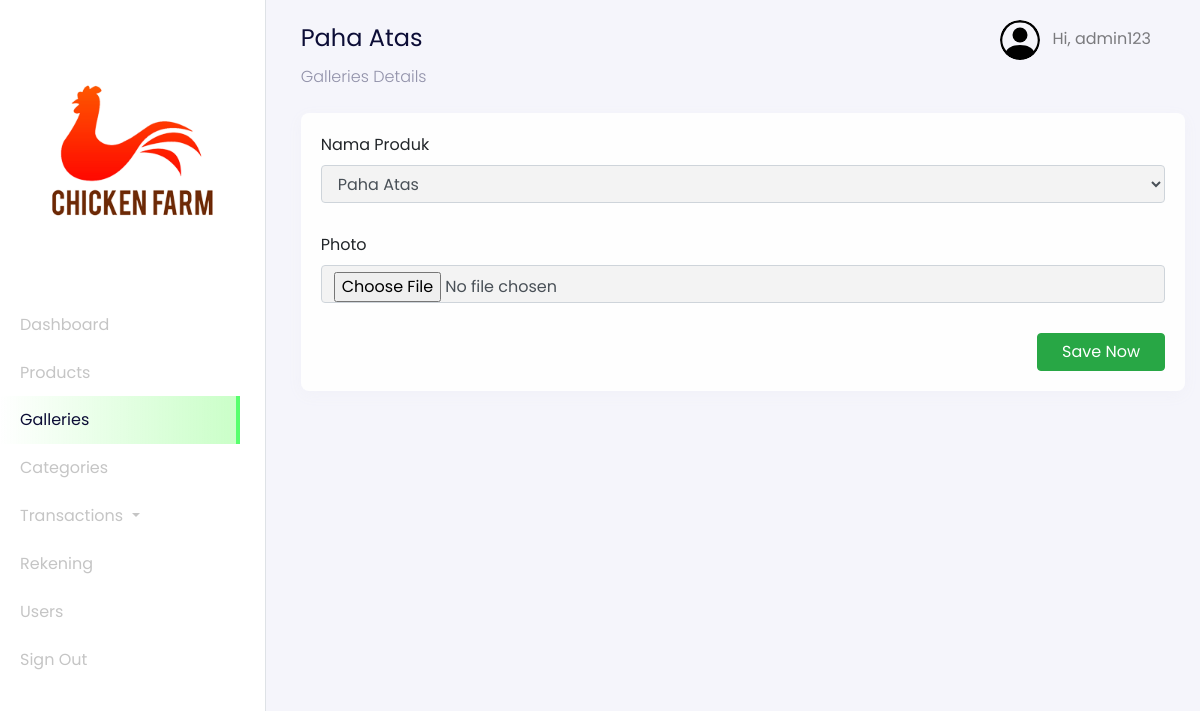
Page /admin?page=galleries-details&id=1 (signed in) on the committed database.
### tables this page shows
CREATE TABLE `users` (
  `id_user` int(11) NOT NULL,
  `name` varchar(255) NOT NULL,
  `email` varchar(255) NOT NULL,
  `password` varchar(255) NOT NULL,
  `address` text DEFAULT NULL,
  `phone_number` varchar(255) NOT NULL,
  `postal_code` varchar(191) NOT NULL,
  `roles` varchar(255) NOT NULL
);

CREATE TABLE `products_galleries` (
  `id_gallery` int(11) NOT NULL,
  `photos` varchar(255) NOT NULL,
  `product_id` int(11) NOT NULL
);

CREATE TABLE `products` (
  `id_product` int(11) NOT NULL,
  `product_name` varchar(255) NOT NULL,
  `unit` int(11) NOT NULL,
  `price` varchar(255) NOT NULL,
  `descriptions` text NOT NULL,
  `category_id` int(11) NOT NULL,
  `stock` varchar(255) NOT NULL
);

### config/config.php (called while the page is built, shortened)
<?php
$host = 'localhost';
$user = 'root';
$password = '';
$dbname = 'daging_online';
$conn = mysqli_connect($host, $user, $password, $dbname);
function query($query)
{
    global $conn;
    $result = mysqli_query($conn, $query);
    $rows = [];
    while ($row = mysqli_fetch_assoc($result)) {
        $rows[] = $row;
    }
    return $rows;
}
?>

### admin/dashboard-galleries-details.php (the view, shortened to what this page needs)
<?php
$id = $_GET["id"];
$galleries = query("SELECT * FROM products_galleries INNER JOIN products ON products_galleries.product_id = products.id_product WHERE products_galleries.id_gallery = $id")[0];
?>
<nav
  class="navbar navbar-expand-lg navbar-light navbar-store fixed-top"
  data-aos="fade-down"
>
  <div class="container-fluid">
    <div class="collpase navbar-collapse" id="navbarResponsive">
      <ul class="navbar-nav d-none d-lg-flex ml-auto">
        <li class="nav-item dropdown">
          <a
            href="#"
            class="nav-link"
            id="navbarDropdown"
            role="button"
            data-toggle="dropdown"
          >
            <img
              src="../assets/images/person-circle.svg"
              alt="profile"
              height="40px"
              class="rounded-circle mr-2 profile-picture"
            />
            <?php
              $id_user = $_SESSION['user'];
              $user = query("SELECT * FROM users WHERE id_user = $id_user")[0];
            ?>
            Hi, <?= $user["name"]; ?>
          </a>
        </li>
      </ul>
    </div>
  </div>
</nav>
<div
  class="section-content section-dashboard-home"
  data-aos="fade-up"
>
  <div class="container-fluid">
    <div class="dashboard-heading">
      <h2 class="dashboard-title"><?= $galleries["product_name"]; ?></h2>
      <p class="dashboard-subtitle">Galleries Details</p>
    </div>
    <div class="dashboard-content">
      <div class="row">
        <div class="col-12 mt-2">
          <form action="" method="POST" enctype="multipart/form-data">
            <div class="card">
              <div class="card-body">
                <div class="row">
                  <div class="col-md-12">
                    <div class="form-group">
                      <label for="name">Nama Produk</label>
                      <?php
                      $products = query("SELECT * FROM products");
                      ?>
                      <select name="name" id="name" class="form-control">
                        <?php foreach ($products as $product) : ?>
                          <option value="<?= $product["id_product"]; ?>" <?= $product["id_product"] == $galleries["product_id"] ? 'selected' : ''; ?>><?= $product["product_name"]; ?></option>
                        <?php endforeach;?>
                      </select>
                    </div>
                  </div>
                  <div class="col-md-12">
                    <div class="form-group">
                      <label for="photo">Photo</label>
                      <input type="file" name="photo" id="photo" class="form-control">
                    </div>
                  </div>
                </div>
                <div class="row">
                  <div class="col-12 text-right">
                    <button
                      type="submit"
                      name="updateGaleri"
                      class="btn btn-success px-4"
                    >
                      Save Now
                    </button>
                  </div>
                </div>
              </div>
            </div>
          </form>
        </div>
      </div>
    </div>
  </div>
</div>

### rows in the picture
users: name "admin123"
products_galleries: product.product_name "Paha Atas", name "Paha Atas"
